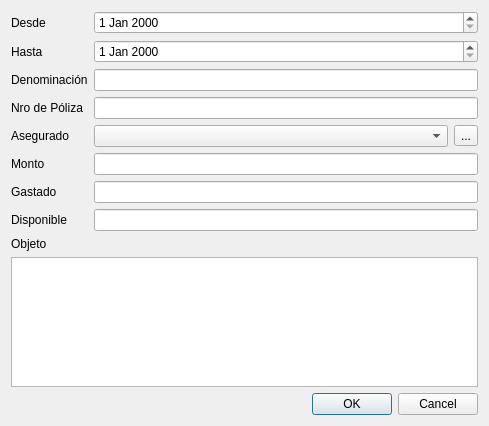
<?xml version="1.0" encoding="UTF-8"?>
<ui version="4.0">
 <class>DlgEditPoliza</class>
 <widget class="QDialog" name="DlgEditPoliza">
  <property name="geometry">
   <rect>
    <x>0</x>
    <y>0</y>
    <width>489</width>
    <height>426</height>
   </rect>
  </property>
  <property name="windowTitle">
   <string>Poliza</string>
  </property>
  <layout class="QVBoxLayout" name="verticalLayout">
   <item>
    <layout class="QFormLayout" name="formLayout">
     <item row="0" column="0">
      <widget class="QLabel" name="label">
       <property name="text">
        <string>Desde</string>
       </property>
       <property name="buddy">
        <cstring>dateDesde</cstring>
       </property>
      </widget>
     </item>
     <item row="0" column="1">
      <widget class="QDateEdit" name="dateDesde"/>
     </item>
     <item row="1" column="0">
      <widget class="QLabel" name="label_2">
       <property name="text">
        <string>Hasta</string>
       </property>
       <property name="buddy">
        <cstring>dateHasta</cstring>
       </property>
      </widget>
     </item>
     <item row="1" column="1">
      <widget class="QDateEdit" name="dateHasta"/>
     </item>
     <item row="2" column="0">
      <widget class="QLabel" name="label_3">
       <property name="text">
        <string>Denominación</string>
       </property>
       <property name="buddy">
        <cstring>txtDenominacion</cstring>
       </property>
      </widget>
     </item>
     <item row="2" column="1">
      <widget class="QLineEdit" name="txtDenominacion"/>
     </item>
     <item row="3" column="0">
      <widget class="QLabel" name="label_4">
       <property name="text">
        <string>Nro de Póliza</string>
       </property>
       <property name="buddy">
        <cstring>txtnroPoliza</cstring>
       </property>
      </widget>
     </item>
     <item row="3" column="1">
      <widget class="QLineEdit" name="txtnroPoliza"/>
     </item>
     <item row="4" column="1">
      <layout class="QHBoxLayout" name="horizontalLayout">
       <item>
        <widget class="QComboBox" name="cboAsegurado"/>
       </item>
       <item>
        <widget class="QToolButton" name="toolButton">
         <property name="text">
          <string>...</string>
         </property>
        </widget>
       </item>
      </layout>
     </item>
     <item row="4" column="0">
      <widget class="QLabel" name="label_5">
       <property name="text">
        <string>Asegurado</string>
       </property>
       <property name="buddy">
        <cstring>cboAsegurado</cstring>
       </property>
      </widget>
     </item>
     <item row="5" column="0">
      <widget class="QLabel" name="label_6">
       <property name="text">
        <string>Monto</string>
       </property>
       <property name="buddy">
        <cstring>txtMonto</cstring>
       </property>
      </widget>
     </item>
     <item row="5" column="1">
      <widget class="QLineEdit" name="txtMonto"/>
     </item>
     <item row="8" column="0">
      <widget class="QLabel" name="label_7">
       <property name="text">
        <string>Objeto</string>
       </property>
       <property name="buddy">
        <cstring>txtObjeto</cstring>
       </property>
      </widget>
     </item>
     <item row="9" column="0" colspan="2">
      <widget class="QTextEdit" name="txtObjeto"/>
     </item>
     <item row="7" column="0">
      <widget class="QLabel" name="label_8">
       <property name="text">
        <string>Disponible</string>
       </property>
      </widget>
     </item>
     <item row="7" column="1">
      <widget class="QLineEdit" name="txtDisponible">
       <property name="readOnly">
        <bool>true</bool>
       </property>
      </widget>
     </item>
     <item row="6" column="0">
      <widget class="QLabel" name="label_9">
       <property name="text">
        <string>Gastado</string>
       </property>
      </widget>
     </item>
     <item row="6" column="1">
      <widget class="QLineEdit" name="txtGastado">
       <property name="readOnly">
        <bool>true</bool>
       </property>
      </widget>
     </item>
    </layout>
   </item>
   <item>
    <widget class="QDialogButtonBox" name="buttonBox">
     <property name="orientation">
      <enum>Qt::Horizontal</enum>
     </property>
     <property name="standardButtons">
      <set>QDialogButtonBox::Cancel|QDialogButtonBox::Ok</set>
     </property>
    </widget>
   </item>
  </layout>
 </widget>
 <tabstops>
  <tabstop>dateDesde</tabstop>
  <tabstop>dateHasta</tabstop>
  <tabstop>txtDenominacion</tabstop>
  <tabstop>txtnroPoliza</tabstop>
  <tabstop>cboAsegurado</tabstop>
  <tabstop>txtMonto</tabstop>
  <tabstop>txtObjeto</tabstop>
 </tabstops>
 <resources/>
 <connections>
  <connection>
   <sender>buttonBox</sender>
   <signal>accepted()</signal>
   <receiver>DlgEditPoliza</receiver>
   <slot>accept()</slot>
   <hints>
    <hint type="sourcelabel">
     <x>227</x>
     <y>404</y>
    </hint>
    <hint type="destinationlabel">
     <x>157</x>
     <y>274</y>
    </hint>
   </hints>
  </connection>
  <connection>
   <sender>buttonBox</sender>
   <signal>rejected()</signal>
   <receiver>DlgEditPoliza</receiver>
   <slot>reject()</slot>
   <hints>
    <hint type="sourcelabel">
     <x>295</x>
     <y>410</y>
    </hint>
    <hint type="destinationlabel">
     <x>286</x>
     <y>274</y>
    </hint>
   </hints>
  </connection>
 </connections>
</ui>
